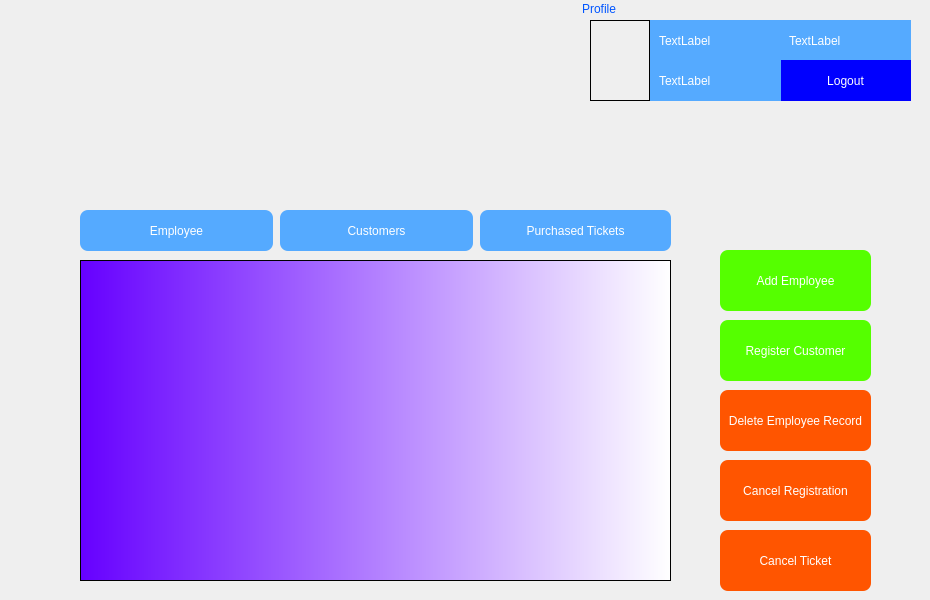
    <widget class="QWidget" name="admin_page">
     <property name="styleSheet">
      <string notr="true">#admin_page{

	background-image: url(:/images/26-263385_light-colour-background-images-hd-light-color-background.jpg);


}</string>
     </property>
     <widget class="QGroupBox" name="profile_groupbox">
      <property name="geometry">
       <rect>
        <x>580</x>
        <y>0</y>
        <width>341</width>
        <height>111</height>
       </rect>
      </property>
      <property name="styleSheet">
       <string notr="true">#profile_groupbox{




color: rgb(0, 85, 255);
	font: 75 10pt &quot;MS Shell Dlg 2&quot;;
border-radius : 2px;


}


	
</string>
      </property>
      <property name="title">
       <string>Profile</string>
      </property>
      <widget class="QLabel" name="adpa_picture_label">
       <property name="geometry">
        <rect>
         <x>10</x>
         <y>20</y>
         <width>60</width>
         <height>81</height>
        </rect>
       </property>
       <property name="frameShape">
        <enum>QFrame::Box</enum>
       </property>
       <property name="text">
        <string/>
       </property>
       <property name="textFormat">
        <enum>Qt::AutoText</enum>
       </property>
       <property name="scaledContents">
        <bool>true</bool>
       </property>
       <property name="wordWrap">
        <bool>true</bool>
       </property>
       <property name="margin">
        <number>1</number>
       </property>
      </widget>
      <widget class="QLabel" name="adpa_name_text">
       <property name="geometry">
        <rect>
         <x>70</x>
         <y>20</y>
         <width>131</width>
         <height>41</height>
        </rect>
       </property>
       <property name="styleSheet">
        <string notr="true">#adpa_name_text{

	
	background-color: rgb(85, 170, 255);
	

color: rgb(255, 255, 255);
border-radius: 30px;
border-style: outset;
 padding: 6px;
font: 75 8pt &quot;MS Serif&quot;;


}</string>
       </property>
       <property name="frameShape">
        <enum>QFrame::Box</enum>
       </property>
       <property name="text">
        <string>TextLabel</string>
       </property>
       <property name="scaledContents">
        <bool>true</bool>
       </property>
       <property name="wordWrap">
        <bool>true</bool>
       </property>
      </widget>
      <widget class="QLabel" name="adpa_contact_text">
       <property name="geometry">
        <rect>
         <x>200</x>
         <y>20</y>
         <width>131</width>
         <height>41</height>
        </rect>
       </property>
       <property name="styleSheet">
        <string notr="true">#adpa_contact_text{

	
	background-color: rgb(85, 170, 255);
	

color: rgb(255, 255, 255);
border-radius: 30px;
border-style: outset;
 padding: 6px;
font: 75 8pt &quot;MS Serif&quot;;


}</string>
       </property>
       <property name="frameShape">
        <enum>QFrame::Box</enum>
       </property>
       <property name="text">
        <string>TextLabel</string>
       </property>
       <property name="scaledContents">
        <bool>true</bool>
       </property>
       <property name="wordWrap">
        <bool>true</bool>
       </property>
      </widget>
      <widget class="QPushButton" name="admin_logout_button">
       <property name="geometry">
        <rect>
         <x>200</x>
         <y>60</y>
         <width>131</width>
         <height>41</height>
        </rect>
       </property>
       <property name="styleSheet">
        <string notr="true">#admin_logout_button{



	background-color: rgb(0, 0, 255);
	

color: rgb(255, 255, 255);
border-radius: 30px;

font: 75 8pt &quot;MS Serif&quot;;




}


#admin_logout_button:hover{
	


		
	background-color: rgb(0, 170, 0);



}</string>
       </property>
       <property name="text">
        <string>Logout</string>
       </property>
      </widget>
      <widget class="QLabel" name="Adpa_email_text">
       <property name="geometry">
        <rect>
         <x>70</x>
         <y>60</y>
         <width>131</width>
         <height>41</height>
        </rect>
       </property>
       <property name="styleSheet">
        <string notr="true">#Adpa_email_text{

	
	background-color: rgb(85, 170, 255);
	

color: rgb(255, 255, 255);
border-radius: 30px;
border-style: outset;
 padding: 6px;
font: 75 8pt &quot;MS Serif&quot;;


}</string>
       </property>
       <property name="frameShape">
        <enum>QFrame::Box</enum>
       </property>
       <property name="text">
        <string>TextLabel</string>
       </property>
       <property name="scaledContents">
        <bool>true</bool>
       </property>
       <property name="wordWrap">
        <bool>true</bool>
       </property>
      </widget>
     </widget>
     <widget class="QTableView" name="admin_tableview">
      <property name="geometry">
       <rect>
        <x>80</x>
        <y>260</y>
        <width>591</width>
        <height>321</height>
       </rect>
      </property>
      <property name="styleSheet">
       <string notr="true">#admin_tableview{

	background-color: qlineargradient(spread:pad, x1:0, y1:0, x2:1, y2:0, stop:0 rgba(102, 0, 255, 255), stop:1 rgba(255, 255, 255, 255));
	color: rgb(0, 0, 0);
	font: 75 10pt &quot;MS Shell Dlg 2&quot;;



}</string>
      </property>
     </widget>
     <widget class="QPushButton" name="adpa_employee_tablebutton">
      <property name="geometry">
       <rect>
        <x>80</x>
        <y>210</y>
        <width>193</width>
        <height>41</height>
       </rect>
      </property>
      <property name="styleSheet">
       <string notr="true">#adpa_employee_tablebutton{   

	font: 75 8pt &quot;MS Shell Dlg 2&quot;;
	color: rgb(255, 255, 255);
	font: 75 10pt &quot;MS Shell Dlg 2&quot;;

background-color: rgb(85, 170, 255);
border-radius : 8px;
}

#adpa_employee_tablebutton:pressed{

		background-color: rgb(0, 0, 255);


}</string>
      </property>
      <property name="text">
       <string>Employee</string>
      </property>
     </widget>
     <widget class="QPushButton" name="adpa_customer_tablebutton">
      <property name="geometry">
       <rect>
        <x>280</x>
        <y>210</y>
        <width>193</width>
        <height>41</height>
       </rect>
      </property>
      <property name="styleSheet">
       <string notr="true">#adpa_customer_tablebutton{   

	font: 75 8pt &quot;MS Shell Dlg 2&quot;;
	color: rgb(255, 255, 255);
	font: 75 10pt &quot;MS Shell Dlg 2&quot;;

background-color: rgb(85, 170, 255);
border-radius : 8px;
}

#adpa_customer_tablebutton:pressed{

		background-color: rgb(0, 0, 255);


}</string>
      </property>
      <property name="text">
       <string>Customers</string>
      </property>
     </widget>
     <widget class="QLabel" name="logo2">
      <property name="geometry">
       <rect>
        <x>20</x>
        <y>-40</y>
        <width>391</width>
        <height>231</height>
       </rect>
      </property>
      <property name="text">
       <string/>
      </property>
      <property name="pixmap">
       <pixmap resource="Src.qrc">:/images/131998619_880565402760529_6580879491267773265_n.png</pixmap>
      </property>
      <property name="scaledContents">
       <bool>true</bool>
      </property>
     </widget>
     <widget class="QPushButton" name="delete_emp_record">
      <property name="geometry">
       <rect>
        <x>720</x>
        <y>390</y>
        <width>151</width>
        <height>61</height>
       </rect>
      </property>
      <property name="autoFillBackground">
       <bool>false</bool>
      </property>
      <property name="styleSheet">
       <string notr="true">#delete_emp_record{   

  

	font: 75 8pt &quot;MS Shell Dlg 2&quot;;
	color: rgb(255, 255, 255);
	
	background-color: rgb(255, 85, 0);
border-radius : 8px;

}

#delete_emp_record:pressed{

		
	background-color: rgb(255, 0, 0);

}</string>
      </property>
      <property name="text">
       <string>Delete Employee Record</string>
      </property>
     </widget>
     <widget class="QPushButton" name="Purchase_history">
      <property name="geometry">
       <rect>
        <x>480</x>
        <y>210</y>
        <width>191</width>
        <height>41</height>
       </rect>
      </property>
      <property name="styleSheet">
       <string notr="true">#Purchase_history{   



 

	font: 75 8pt &quot;MS Shell Dlg 2&quot;;
	color: rgb(255, 255, 255);
	font: 75 10pt &quot;MS Shell Dlg 2&quot;;

background-color: rgb(85, 170, 255);
border-radius : 8px;





}

#Purchase_history:pressed{



		background-color: rgb(0, 0, 255)





}</string>
      </property>
      <property name="text">
       <string>Purchased Tickets</string>
      </property>
     </widget>
     <widget class="QPushButton" name="cancel_ticket">
      <property name="geometry">
       <rect>
        <x>720</x>
        <y>530</y>
        <width>151</width>
        <height>61</height>
       </rect>
      </property>
      <property name="autoFillBackground">
       <bool>false</bool>
      </property>
      <property name="styleSheet">
       <string notr="true">#cancel_ticket
{   

  

	font: 75 8pt &quot;MS Shell Dlg 2&quot;;
	color: rgb(255, 255, 255);
	
	background-color: rgb(255, 85, 0);
border-radius : 8px;

}

#cancel_ticket:pressed{

		
	background-color: rgb(255, 0, 0);

}</string>
      </property>
      <property name="text">
       <string>Cancel Ticket</string>
      </property>
     </widget>
     <widget class="QPushButton" name="cancel_registration">
      <property name="geometry">
       <rect>
        <x>720</x>
        <y>460</y>
        <width>151</width>
        <height>61</height>
       </rect>
      </property>
      <property name="autoFillBackground">
       <bool>false</bool>
      </property>
      <property name="styleSheet">
       <string notr="true">#cancel_registration{   

  

	font: 75 8pt &quot;MS Shell Dlg 2&quot;;
	color: rgb(255, 255, 255);
	
	background-color: rgb(255, 85, 0);
border-radius : 8px;

}

#cancel_registration:pressed{

		
	background-color: rgb(255, 0, 0);

}</string>
      </property>
      <property name="text">
       <string>Cancel Registration</string>
      </property>
     </widget>
     <widget class="QPushButton" name="add_customer">
      <property name="geometry">
       <rect>
        <x>720</x>
        <y>320</y>
        <width>151</width>
        <height>61</height>
       </rect>
      </property>
      <property name="autoFillBackground">
       <bool>false</bool>
      </property>
      <property name="styleSheet">
       <string notr="true">#add_customer{   

  

	font: 75 8pt &quot;MS Shell Dlg 2&quot;;
	color: rgb(255, 255, 255);
	
	background-color: rgb(85, 255, 0);
border-radius : 8px;

}

#add_customer:pressed{

	
	background-color: rgb(85, 170, 0);
}</string>
      </property>
      <property name="text">
       <string>Register Customer</string>
      </property>
     </widget>
     <widget class="QPushButton" name="add_emp">
      <property name="geometry">
       <rect>
        <x>720</x>
        <y>250</y>
        <width>151</width>
        <height>61</height>
       </rect>
      </property>
      <property name="autoFillBackground">
       <bool>false</bool>
      </property>
      <property name="styleSheet">
       <string notr="true">#add_emp{   

  

	font: 75 8pt &quot;MS Shell Dlg 2&quot;;
	color: rgb(255, 255, 255);
	
	background-color: rgb(85, 255, 0);
border-radius : 8px;

}

#add_emp:pressed{

	
	background-color: rgb(85, 170, 0);
}</string>
      </property>
      <property name="text">
       <string>Add Employee</string>
      </property>
     </widget>
    </widget>
